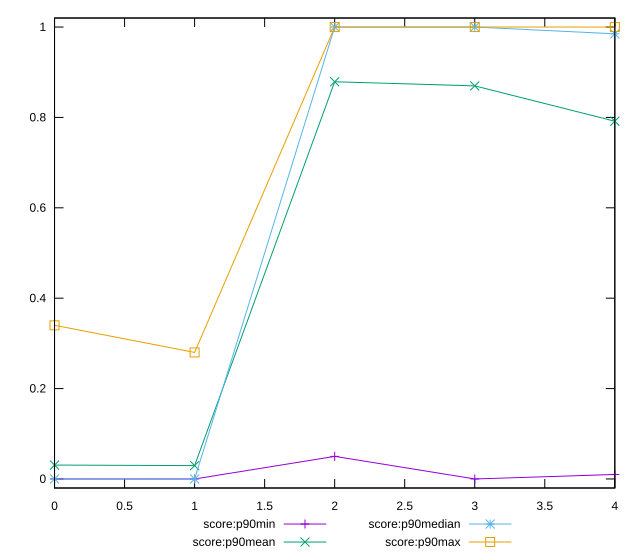

Here is the gnuplot script that generated this plot:
reset

$scoreP90Min <<EOF
0 0
1 0
2 0.05
3 0
4 0.01
EOF

$scoreP90Mean <<EOF
0 0.03074468085106383
1 0.029574468085106373
2 0.8789361702127658
3 0.8697872340425534
4 0.7915957446808511
EOF

$scoreP90Median <<EOF
0 0
1 0
2 1
3 1
4 0.985
EOF

$scoreP90Max <<EOF
0 0.34
1 0.28
2 1
3 1
4 1
EOF

set key outside below
set xrange [0:4]
set yrange [-0.02:1.02]
set trange [-0.02:1.02]
set terminal svg size 640, 560 enhanced background rgb 'white'
set output "report_00013_2021-02-09T12-04-24.940Z/estimated-input-latency/progression/score.svg"

plot $scoreP90Min title "score:p90min" with linespoints, \
     $scoreP90Mean title "score:p90mean" with linespoints, \
     $scoreP90Median title "score:p90median" with linespoints, \
     $scoreP90Max title "score:p90max" with linespoints

reset
